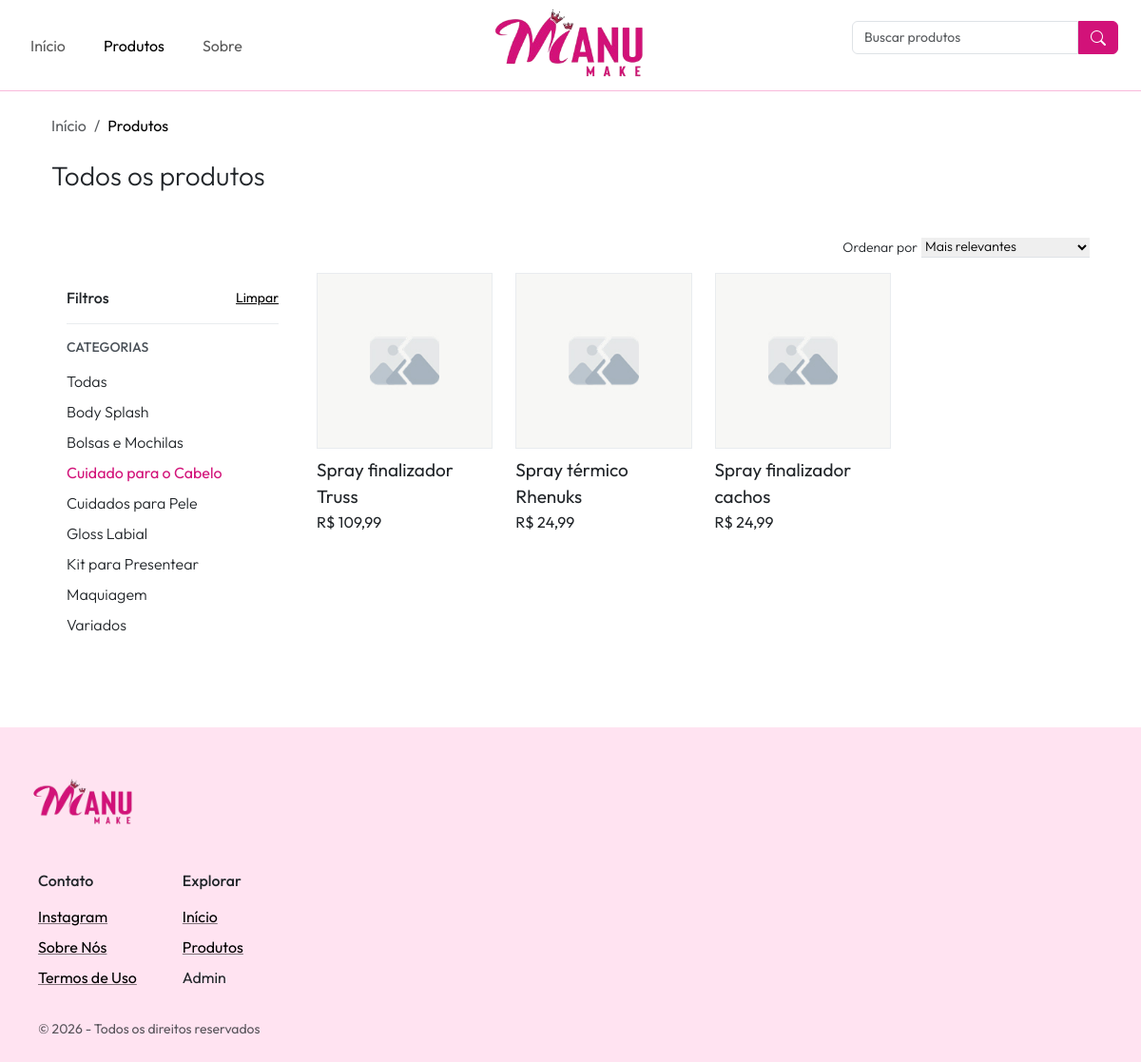
/produtos?categoria=cuidado-cabelo, run on the app's committed database.
### tables this page shows
CREATE TABLE categoria (
    id INT UNSIGNED NOT NULL AUTO_INCREMENT PRIMARY KEY,
    nome VARCHAR(100) NOT NULL,
    slug VARCHAR(100) NOT NULL,
    ordem INT UNSIGNED NOT NULL DEFAULT 0,
    imagem VARCHAR(200) NULL,
    criado_em TIMESTAMP NOT NULL DEFAULT CURRENT_TIMESTAMP,
    atualizado_em TIMESTAMP NOT NULL DEFAULT CURRENT_TIMESTAMP ON UPDATE CURRENT_TIMESTAMP
);

CREATE TABLE produto (
    id INT UNSIGNED NOT NULL AUTO_INCREMENT PRIMARY KEY,
    nome VARCHAR(100) NOT NULL,
    descricao TEXT NULL,
    preco DECIMAL(10, 2) NOT NULL,
    imagem VARCHAR(200) NULL,
    categoria_id INT UNSIGNED NOT NULL,
    criado_em TIMESTAMP NOT NULL DEFAULT CURRENT_TIMESTAMP,
    atualizado_em TIMESTAMP NOT NULL DEFAULT CURRENT_TIMESTAMP ON UPDATE CURRENT_TIMESTAMP
);

### config/functions.php (called while the page is built, shortened)
<?php
function buscarCategorias(PDO $pdo): array
{
  $sql = "SELECT id, nome, slug, imagem FROM categoria ORDER BY ordem, nome";
  return $pdo->query($sql)->fetchAll(PDO::FETCH_ASSOC);
}
function buscarProdutos(PDO $pdo, ?string $categoriaSlug = null, ?string $ordenar = null): array
{
  $sql = "SELECT p.id, p.nome, p.preco, p.imagem FROM produto p";
  $params = [];
  $where = [];
  if ($categoriaSlug) {
    $sql .= " JOIN categoria c ON p.categoria_id = c.id";
    $where[] = "c.slug = :slug";
    $params[':slug'] = $categoriaSlug;
  }
  if (!empty($where)) {
    $sql .= " WHERE " . implode(" AND ", $where);
  }
  $ordenacoes = [
    'preco-asc' => 'p.preco ASC',
    'preco-desc' => 'p.preco DESC',
    'nome-asc' => 'p.nome ASC',
    'nome-desc' => 'p.nome DESC',
  ];
  $sql .= " ORDER BY " . ($ordenacoes[$ordenar] ?? 'p.id DESC');
  $stmt = $pdo->prepare($sql);
  $stmt->execute($params);
  return $stmt->fetchAll(PDO::FETCH_ASSOC);
}

### pages/produtos.php (the view, shortened to what this page needs)
<?php
require_once __DIR__ . '/../config/database.php';
require_once __DIR__ . '/../config/functions.php';
$baseUrl = $baseUrl ?? '';
function montarUrlProdutos(string $baseUrl, array $params = []): string
{
  $params = array_filter($params, fn($valor) => $valor !== null && $valor !== '');
  $query = http_build_query($params);
  return $baseUrl . '/produtos' . ($query ? '?' . $query : '');
}
$categoriaSlug = $_GET['categoria'] ?? null;
$ordenar = $_GET['ordenar'] ?? '';
$busca = trim($_GET['busca'] ?? '');
$buscaAtiva = $busca !== '';
$categorias = buscarCategorias($pdo);
$produtos = $buscaAtiva
  ? buscarProdutosPorTermo($pdo, $busca, $categoriaSlug, $ordenar)
  : buscarProdutos($pdo, $categoriaSlug, $ordenar);
$totalFiltrosAtivos = ($categoriaSlug ? 1 : 0) + ($buscaAtiva ? 1 : 0);
$filtrosAtivos = $totalFiltrosAtivos > 0;
$filtrosCompartilhados = [
  'ordenar' => $ordenar,
  'busca' => $busca,
];
?>
<?php require_once __DIR__ . '/../includes/breadcrumb.php'; ?>
<main class="container flex-grow-1 d-flex flex-column gap-5">
  <section class="container-sm pt-4">
    <h2 class="fw-light fs-3 mb-5">Todos os produtos</h2>
    <div class="w-100 d-flex justify-content-between align-items-center mb-3 lh-1 row-gap-2 column-gap-1">
      <form class="ms-auto small d-flex flex-wrap align-items-center gap-0_5 column-gap-1 mb-0" method="get">
        <div class="ordenar-filtro-container d-flex flex-column align-items-sm-center flex-sm-row ms-auto gap-0_5 column-gap-1">
          <label for="ordenar" class="ps-1 fw-light">Ordenar por</label>
          <select class="border-0 rounded-0" id="ordenar" name="ordenar" onchange="this.form.submit()">
            <option value="">Mais relevantes</option>
          </select>
        </div>
      </form>
    </div>
    <div class="row g-4 align-items-start">
      <aside class="col-lg-3 order-lg-first">
        <div
          class="offcanvas-lg offcanvas-start filtros-offcanvas"
          tabindex="-1"
          id="filtrosOffcanvas"
          aria-labelledby="filtrosOffcanvasLabel">
          <div class="offcanvas-body p-0 d-block">
            <div class="filtros-sidebar p-3">
              <div class="d-flex align-items-center justify-content-between gap-2 mb-3">
                <h3 class="fs-6 fw-medium mb-0 d-none d-lg-block">Filtros</h3>
                <?php if ($filtrosAtivos) : ?>
                  <a href="<?= $baseUrl ?>/produtos" class="small link-body-emphasis">Limpar</a>
                <?php endif; ?>
              </div>
              <div class="filtro-grupo">
                <h4 class="filtro-titulo">Categorias</h4>
                <div class="d-flex flex-column gap-2">
                  <a
                    href="<?= montarUrlProdutos($baseUrl, $filtrosCompartilhados) ?>"
                    class="filtro-link <?= !$categoriaSlug ? 'active' : '' ?>">
                    Todas
                  </a>
                  <?php foreach ($categorias as $categoria) : ?>
                    <a
                      href="<?= montarUrlProdutos($baseUrl, array_merge($filtrosCompartilhados, ['categoria' => $categoria['slug']])) ?>"
                      class="filtro-link <?= $categoriaSlug === $categoria['slug'] ? 'active' : '' ?>">
                      <?= htmlspecialchars($categoria['nome']) ?>
                    </a>
                  <?php endforeach; ?>
                </div>
              </div>
            </div>
          </div>
        </div>
      </aside>
      <div class="col-lg-9">
        <div class="produtos-grid mx-auto">
          <?php foreach ($produtos as $produto) : ?>
            <div class="produto-item">
              <a href="<?= $baseUrl ?>/produtos/<?= $produto['id'] ?>" class="produto-imagem text-center">
                <img
                  src="<?= $baseUrl ?>/uploads/<?= $produto['imagem'] ?>"
                  alt="<?= $produto['nome'] ?>"
                  class="grid-item-imagem"
                  onerror="this.onerror=null;this.src='<?= $baseUrl ?>/assets/images/fallback.jpg';">
              </a>
              <div class="d-flex flex-column">
                <a href="<?= $baseUrl ?>/produtos/<?= $produto['id'] ?>" class="produto-nome text-body text-decoration-none">
                  <?= $produto['nome'] ?>
                </a>
                <span>
                  R$ <?= number_format($produto['preco'], 2, ',', '.') ?>
                </span>
              </div>
            </div>
          <?php endforeach; ?>
        </div>
      </div>
    </div>
  </section>
</main>

### assets/css/style.css (style rules this page uses)
:root, [data-bs-theme="light"] { --bs-gray: #6c757d; --bs-gray-dark: #343a40; --bs-gray-100: #f8f9fa; --bs-gray-200: #e9ecef; --bs-gray-300: #dee2e6; --bs-gray-400: #ced4da; --bs-gray-500: #adb5bd; --bs-gray-600: #6c757d; --bs-gray-700: #495057; --bs-gray-800: #343a40; --bs-gray-900: #212529; --bs-primary-lightest: #ffe3f1; --bs-primary-lighter: #f9b9db; --bs-primary-light: #f372b7; --bs-primary: #d21279; --bs-primary-dark: #a10e5c; --bs-secondary: #6c757d; --bs-primary-rgb: 210, 18, 121; --bs-secondary-rgb: 108, 117, 125; --bs-body-color-rgb: 33, 37, 41; --bs-font-sans-serif: "Outfit", -apple-system, BlinkMacSystemFont, "Segoe UI", Roboto, "Helvetica Neue", Arial, sans-serif, "Apple Color Emoji", "Segoe UI Emoji", "Segoe UI Symbol"; --bs-body-font-family: var(--bs-font-sans-serif); --bs-body-color: var(--bs-gray-900); --bs-border-color: var(--bs-gray-300); --bs-link-color: var(--bs-primary); --bs-link-hover-color: var(--bs-primary-dark); }
img { width: 100%; }

### assets/css/custom.css (style rules this page uses)
.gap-0_5 { gap: 0.125rem; }
.grid-item-imagem { width: 100%; height: 100%; object-fit: cover; }
.offcanvas-lg { z-index: 10001; }

### assets/css/pages/produtos.css (style rules this page uses)
.produto-item { padding: 0; margin: 0; display: flex; flex-direction: column; gap: 0.5rem; height: 100%; }
.produto-imagem { color: inherit; width: 100%; aspect-ratio: 1 / 1; border: 1px solid var(--bs-gray-200); display: flex; align-items: center; justify-content: center; overflow: hidden; }
.produto-nome { font-size: calc(1rem + 0.25vw); display: -webkit-box; line-clamp: 2; -webkit-line-clamp: 2; -webkit-box-orient: vertical; overflow: hidden; min-height: 3rem; }
.produtos-grid { display: grid; grid-template-columns: repeat(2, minmax(0, 1fr)); justify-content: center; align-items: stretch; gap: 1.5rem; width: 100%; }
.filtros-offcanvas { --bs-offcanvas-width: min(86vw, 320px); }
.filtros-offcanvas .offcanvas-body { overflow-y: auto; }
.filtro-grupo { border-top: 1px solid var(--bs-gray-200); margin-top: 1rem; padding-top: 1rem; }
.filtro-titulo { color: var(--bs-gray-700); font-size: 0.875rem; font-weight: 500; letter-spacing: 0; margin-bottom: 1rem; text-transform: uppercase; }
.filtro-link { color: var(--bs-body-color); display: flex; justify-content: space-between; line-height: 1.25; padding: 0.125rem 0; text-decoration: none; font-weight: 300; }
.filtro-link:hover, .filtro-link.active { color: var(--bs-primary); }
.filtro-link.active { font-weight: 400; }
@media screen and (min-width: 768px) { .produtos-grid { grid-template-columns: repeat(3, minmax(0, 1fr)); max-width: 780px; margin-inline: auto; } }
@media screen and (min-width: 992px) { .produtos-grid { grid-template-columns: repeat(3, minmax(0, 1fr)); max-width: none; } }
@media screen and (min-width: 992px) { .filtros-sidebar { position: sticky; top: 1.5rem; } }
@media screen and (min-width: 1200px) { .produtos-grid { grid-template-columns: repeat(4, minmax(0, 1fr)); } }

### data on the page
categoria: nome "Body Splash"
categoria: nome "Bolsas e Mochilas"
categoria: nome "Cuidado para o Cabelo"
categoria: nome "Cuidados para Pele"
categoria: nome "Gloss Labial"
categoria: nome "Kit para Presentear"
categoria: nome "Maquiagem"
categoria: nome "Variados"
produto: nome "Spray finalizador Truss", preco "109,99"
produto: nome "Spray térmico Rhenuks", preco "24,99"
produto: nome "Spray finalizador cachos", preco "24,99"

### other printed values
$link['name'] "Início"
$link['name'] "Produtos"
$link['name'] "Sobre"
$breadcrumb['name'] "Início"
$breadcrumb['name'] "Produtos"
